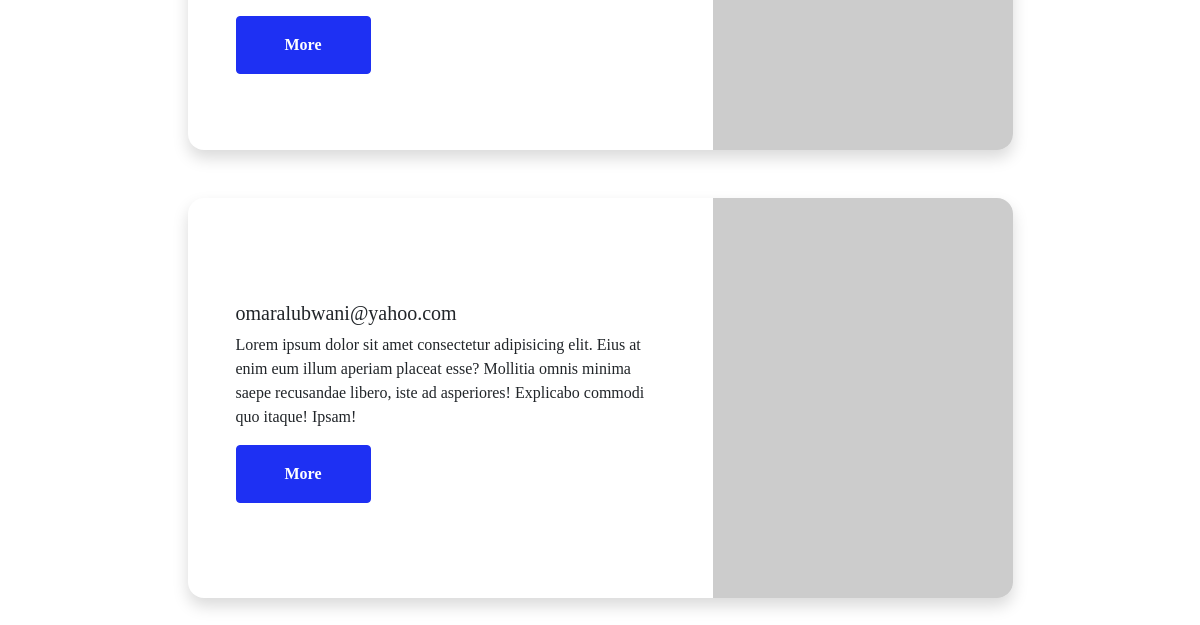
Before: /players-list/ (lower part) with the older database file.
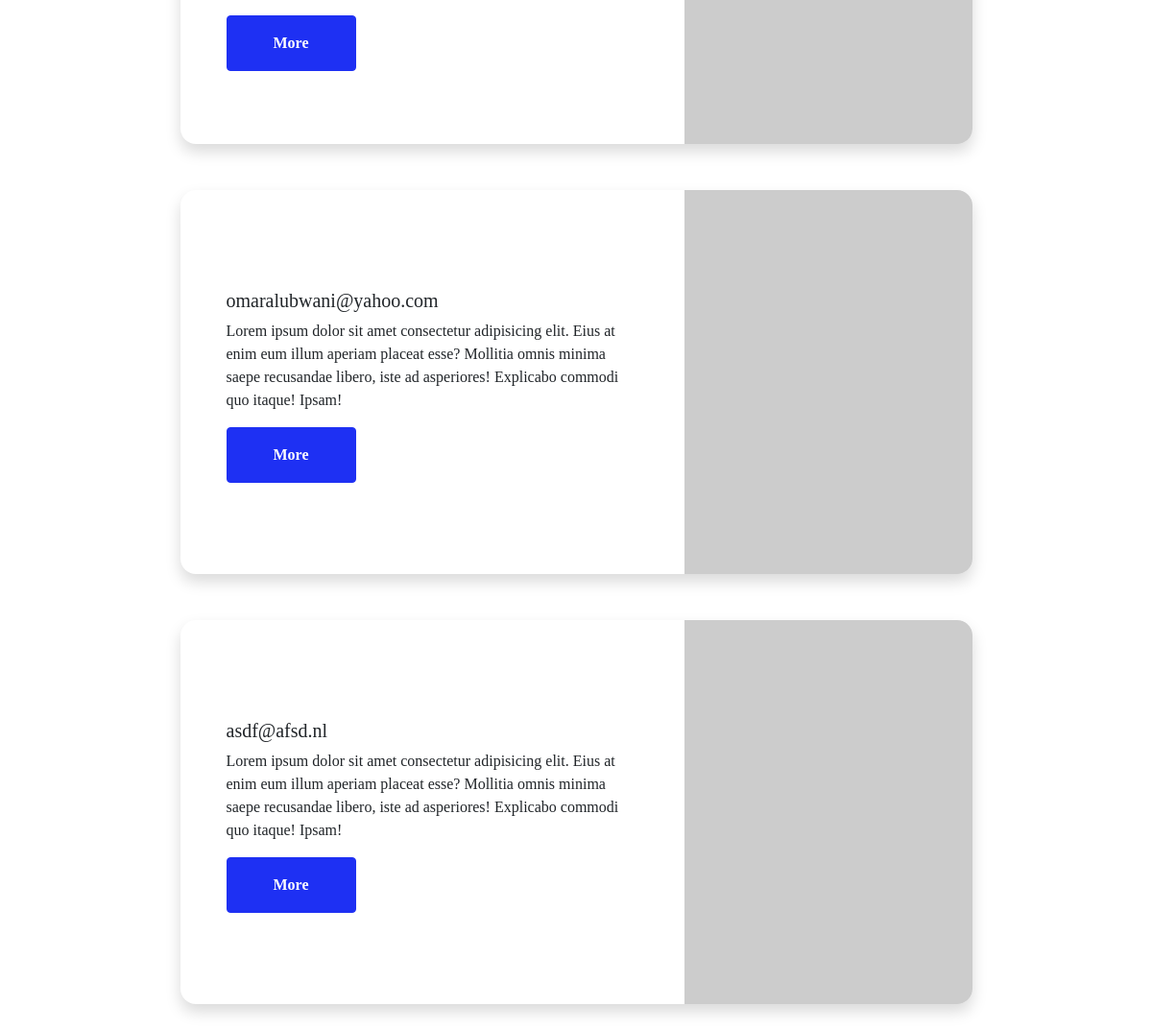
After: the same page with the newer database file.
### firstapp/models.py (models this page shows, shortened)
class Player(models.Model):
    user = models.OneToOneField(User, on_delete=models.CASCADE, primary_key=True, related_name='player')
    club = models.CharField(max_length=255, null=True, blank=True)
    team = models.CharField(max_length=255, null=True, blank=True)
    nft = models.CharField(max_length=255, null=True, blank=True) # national football team
    competition = models.CharField(max_length=255, null=True, blank=True)
    length = models.IntegerField(null=True, blank=True)
    weight = models.IntegerField(null=True)
    preferred_leg = models.CharField(max_length=10, null=True, blank=True)
    position = models.CharField(max_length=255, null=True, blank=True)
    qualities = models.CharField(max_length=255, null=True, blank=True)
    career_statistics = models.CharField(max_length=255, null=True, blank=True)
    ambition = models.TextField(null=True, blank=True)
    goals = models.IntegerField(null=True, blank=True)
    assists = models.IntegerField(null=True, blank=True)
    clean_sheet = models.IntegerField(null=True, blank=True)
    played_matches = models.IntegerField(null=True, blank=True)

class User(AbstractUser):
    is_player = models.BooleanField(default=False)
    is_coach = models.BooleanField(default=False)
    is_scout = models.BooleanField(default=False)
    first_name = models.CharField(max_length=255, null=True)
    last_name = models.CharField(max_length=255, null=True)
    email = models.EmailField(unique=True)
    profile_image = models.ImageField(upload_to='profile_images', blank=True, null=True)
    cover_image = models.ImageField(upload_to='cover_images', blank=True, null=True)
    place = models.CharField(max_length=255, null=True)
    country = models.CharField(max_length=255, null=True, blank=True)
    date_of_birth = models.DateField(null=True)
    phone_number = models.IntegerField(max_length=20, null=True)
    followed_users = models.ManyToManyField('User', related_name='followed')
    posts = models.ManyToManyField('Post', related_name='player_posts', blank=True)
    about = models.TextField(null=True, blank=True)
    def getFullName(self):
        return self.getFirstName()+" "+self.getLastName()
    def getFirstName(self):
        if self.first_name:
            return self.first_name
        else:
            return ''
    def getLastName(self):
        if self.last_name:
            return self.last_name
        else:
            return ''

### firstapp/views.py (the view)
# urls.py: path('players-list/', views.player_list, name='player_list'),
def player_list(request):
    players = Player.objects.all()
    return render(request, 'players/player_list.html', {'players': players})

### playerpro/templates/players/player_list.html (shortened to what this page needs)
{% extends 'base.html' %}
{% block content %}
    {% for player in players %}
  <div class="row gx-5 justify-content-center">
      <div class="col-lg-11 col-xl-9 col-xxl-8">
          <div class="card overflow-hidden shadow rounded-4 border-0 mb-5">
              <div class="card-body p-0">
                  <div class="d-flex align-items-center">
                      <div class="p-5">
                          <h5>{{player.user.email}}</h5>
                          <p>Lorem ipsum dolor sit amet consectetur adipisicing elit. Eius at enim eum illum aperiam placeat esse? Mollitia omnis minima saepe recusandae libero, iste ad asperiores! Explicabo commodi quo itaque! Ipsam!</p>
                          <a class="btn btn-primary btn-sm px-5 py-3 me-sm-3 fs-6 fw-bolder" href="{% url 'player_detail' player.pk %}">More</a>
                        </div>
                        {% if player.user.profile_image %}
                        <img width="300" height="400" class="img-fluid" src="{{player.user.profile_image.url}}" alt="..." />
                        {% else %}
                        <img class="img-fluid" src="https://dummyimage.com/300x400/343a40/6c757d" alt="..." />
                        {% endif %}
                  </div>
              </div>
          </div>
      </div>
  </div>
    {% endfor %}
{% endblock %}

Changed rows visible on the page:
added Player: user.email "asdf@afsd.nl"
